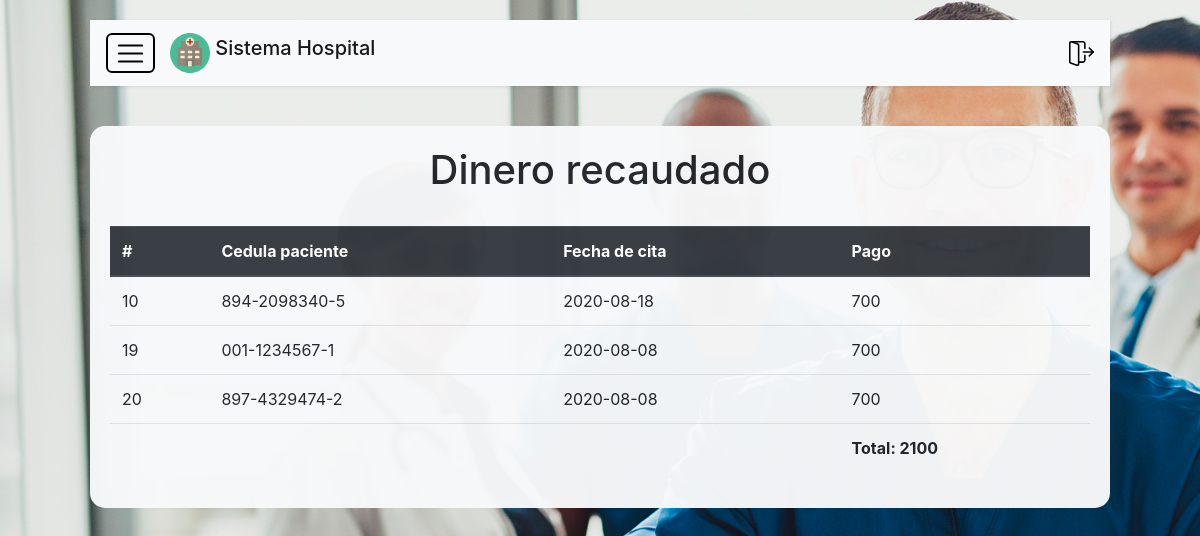
/Ver_Dinero.php (signed in), run on the app's committed database.
### tables this page shows
CREATE TABLE `citas` (
  `id` int(11) NOT NULL,
  `fechaCita` date NOT NULL,
  `hora` time NOT NULL,
  `duracion` varchar(10) NOT NULL,
  `medico` int(11) DEFAULT NULL,
  `paciente` varchar(13) DEFAULT NULL,
  `costo` double NOT NULL
);

### Ver_Dinero.php (the view, shortened to what this page needs)
<?php
    include('libreria/includes.php');
    if($_SESSION['rol'] == 'Medico')
    {
        $conexion = Conexion::getInstance();
        $sql="SELECT id, paciente,fechaCita, costo
                FROM citas
                WHERE medico = {$_SESSION['id']}";
        $result = $conexion->query($sql);
        $consulta="SELECT SUM(costo) as TotalPrecios
                    FROM citas
                    WHERE medico = {$_SESSION['id']}";
        $resultado = mysqli_query($conexion, $consulta);
        $rowTotal = mysqli_fetch_array($resultado);
    }
    else {
        header("Location:index.php");
    }
?>
<html>
<caption><h1><center>Dinero recaudado</caption></h1></center>
<table class="table">
        <thead class="thead-dark">
            <tr>
                <th scope="col">#</th>
                <th scope="col">Cedula paciente</th>
                <th scope="col">Fecha de cita</th>
                <th scope="col">Pago</th>
            </tr>
        </thead>
        <tbody>
            <?php
                foreach($result as $fila)
                {
                    echo "
                        <tr>
                            <td>{$fila['id']}</td>
                            <td>{$fila['paciente']}</td>
                            <td>{$fila['fechaCita']}</td>
                            <td>{$fila['costo']}</td>
                        </tr>
                    ";
                }
                echo "<tr>
                    <th colspan ='3'></th>
                        <th>Total: {$rowTotal['TotalPrecios']}</th>
                    </tr>
                "
            ?>
        </tbody>
    </table>
</div>
<?php
include('libreria/foot.php');
?>

### css/login.css (style rules this page uses)
body { background-image: url("../source/background-login.png"); background-size: cover; }

### css/main.css (style rules this page uses)
body { font-family: 'Poppins', sans-serif; background: #fafafa; }

### libreria/head.php (style rules this page uses)
body { background-image: url('source/background-login.jpg'); }

### data on the page
citas: id "10", paciente "894-2098340-5", fechaCita "2020-08-18", costo "700"
citas: id "19", paciente "001-1234567-1", fechaCita "2020-08-08", costo "700"
citas: id "20", paciente "897-4329474-2", fechaCita "2020-08-08", costo "700"

### other printed values
$rowTotal['TotalPrecios'] "2100"
